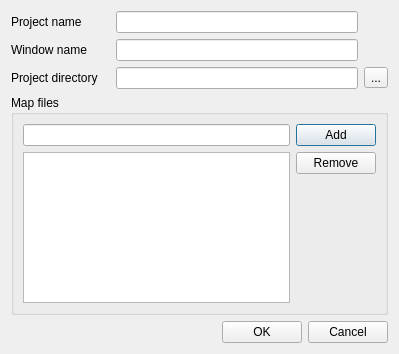
<?xml version="1.0" encoding="UTF-8"?>
<ui version="4.0">
 <class>NewGUIDialog</class>
 <widget class="QDialog" name="NewGUIDialog">
  <property name="geometry">
   <rect>
    <x>0</x>
    <y>0</y>
    <width>399</width>
    <height>354</height>
   </rect>
  </property>
  <property name="windowTitle">
   <string>New GUI</string>
  </property>
  <layout class="QGridLayout" name="gridLayout_2">
   <item row="0" column="0">
    <widget class="QLabel" name="label">
     <property name="text">
      <string>Project name</string>
     </property>
    </widget>
   </item>
   <item row="0" column="1" colspan="2">
    <widget class="QLineEdit" name="projectEdit"/>
   </item>
   <item row="1" column="0">
    <widget class="QLabel" name="label_2">
     <property name="text">
      <string>Window name</string>
     </property>
    </widget>
   </item>
   <item row="1" column="1" colspan="2">
    <widget class="QLineEdit" name="windowEdit"/>
   </item>
   <item row="2" column="0">
    <widget class="QLabel" name="label_3">
     <property name="text">
      <string>Project directory</string>
     </property>
    </widget>
   </item>
   <item row="2" column="1" colspan="2">
    <widget class="QLineEdit" name="projectDirEdit"/>
   </item>
   <item row="2" column="3">
    <widget class="QToolButton" name="projectDirTB">
     <property name="text">
      <string>...</string>
     </property>
    </widget>
   </item>
   <item row="3" column="0" colspan="4">
    <widget class="QGroupBox" name="groupBox">
     <property name="title">
      <string>Map files</string>
     </property>
     <layout class="QGridLayout" name="gridLayout">
      <item row="0" column="1">
       <widget class="QPushButton" name="addButton">
        <property name="text">
         <string>Add</string>
        </property>
       </widget>
      </item>
      <item row="0" column="0">
       <widget class="QLineEdit" name="mapEdit"/>
      </item>
      <item row="1" column="1">
       <widget class="QPushButton" name="removeButton">
        <property name="text">
         <string>Remove</string>
        </property>
       </widget>
      </item>
      <item row="1" column="0" rowspan="2">
       <widget class="QListWidget" name="mapList"/>
      </item>
     </layout>
    </widget>
   </item>
   <item row="4" column="0" colspan="2">
    <spacer name="horizontalSpacer">
     <property name="orientation">
      <enum>Qt::Horizontal</enum>
     </property>
     <property name="sizeHint" stdset="0">
      <size>
       <width>107</width>
       <height>20</height>
      </size>
     </property>
    </spacer>
   </item>
   <item row="4" column="2" colspan="2">
    <layout class="QHBoxLayout" name="horizontalLayout">
     <item>
      <widget class="QPushButton" name="okButton">
       <property name="sizePolicy">
        <sizepolicy hsizetype="Fixed" vsizetype="Fixed">
         <horstretch>0</horstretch>
         <verstretch>0</verstretch>
        </sizepolicy>
       </property>
       <property name="text">
        <string>OK</string>
       </property>
      </widget>
     </item>
     <item>
      <widget class="QPushButton" name="cancelButton">
       <property name="sizePolicy">
        <sizepolicy hsizetype="Fixed" vsizetype="Fixed">
         <horstretch>0</horstretch>
         <verstretch>0</verstretch>
        </sizepolicy>
       </property>
       <property name="text">
        <string>Cancel</string>
       </property>
      </widget>
     </item>
    </layout>
   </item>
  </layout>
 </widget>
 <resources/>
 <connections/>
</ui>
